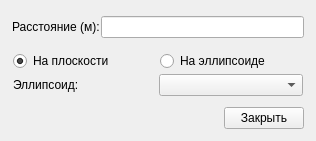
<?xml version="1.0" encoding="UTF-8"?>
<ui version="4.0">
 <class>MeasurementForm</class>
 <widget class="QWidget" name="MeasurementForm">
  <property name="geometry">
   <rect>
    <x>0</x>
    <y>0</y>
    <width>316</width>
    <height>141</height>
   </rect>
  </property>
  <property name="sizePolicy">
   <sizepolicy hsizetype="Preferred" vsizetype="Preferred">
    <horstretch>0</horstretch>
    <verstretch>0</verstretch>
   </sizepolicy>
  </property>
  <property name="windowTitle">
   <string>Form</string>
  </property>
  <property name="styleSheet">
   <string notr="true">QFrame {
    border: none;
    /* или */
    border: 0px solid transparent;
}</string>
  </property>
  <layout class="QVBoxLayout" name="verticalLayout">
   <item>
    <widget class="QFrame" name="frame">
     <property name="frameShape">
      <enum>QFrame::StyledPanel</enum>
     </property>
     <property name="frameShadow">
      <enum>QFrame::Raised</enum>
     </property>
     <layout class="QHBoxLayout" name="horizontalLayout">
      <property name="spacing">
       <number>1</number>
      </property>
      <property name="leftMargin">
       <number>1</number>
      </property>
      <property name="topMargin">
       <number>1</number>
      </property>
      <property name="rightMargin">
       <number>1</number>
      </property>
      <property name="bottomMargin">
       <number>1</number>
      </property>
      <item>
       <widget class="QLabel" name="label">
        <property name="text">
         <string>Расстояние (м):</string>
        </property>
       </widget>
      </item>
      <item>
       <widget class="QLineEdit" name="lineEditDistance"/>
      </item>
     </layout>
    </widget>
   </item>
   <item>
    <widget class="QFrame" name="frame_2">
     <property name="sizePolicy">
      <sizepolicy hsizetype="Preferred" vsizetype="Preferred">
       <horstretch>0</horstretch>
       <verstretch>0</verstretch>
      </sizepolicy>
     </property>
     <property name="frameShape">
      <enum>QFrame::StyledPanel</enum>
     </property>
     <property name="frameShadow">
      <enum>QFrame::Raised</enum>
     </property>
     <layout class="QVBoxLayout" name="verticalLayout_2">
      <property name="spacing">
       <number>1</number>
      </property>
      <property name="leftMargin">
       <number>1</number>
      </property>
      <property name="topMargin">
       <number>1</number>
      </property>
      <property name="rightMargin">
       <number>1</number>
      </property>
      <property name="bottomMargin">
       <number>1</number>
      </property>
      <item>
       <widget class="QFrame" name="frame_3">
        <property name="frameShape">
         <enum>QFrame::StyledPanel</enum>
        </property>
        <property name="frameShadow">
         <enum>QFrame::Raised</enum>
        </property>
        <layout class="QHBoxLayout" name="horizontalLayout_2">
         <property name="spacing">
          <number>4</number>
         </property>
         <property name="leftMargin">
          <number>1</number>
         </property>
         <property name="topMargin">
          <number>1</number>
         </property>
         <property name="rightMargin">
          <number>1</number>
         </property>
         <property name="bottomMargin">
          <number>1</number>
         </property>
         <item>
          <widget class="QRadioButton" name="radioButtonCartesian">
           <property name="text">
            <string>На плоскости</string>
           </property>
           <property name="checked">
            <bool>true</bool>
           </property>
          </widget>
         </item>
         <item>
          <widget class="QRadioButton" name="radioButtonGeodesical">
           <property name="text">
            <string>На эллипсоиде</string>
           </property>
          </widget>
         </item>
        </layout>
       </widget>
      </item>
      <item>
       <widget class="QFrame" name="frameEllipsoid">
        <property name="frameShape">
         <enum>QFrame::StyledPanel</enum>
        </property>
        <property name="frameShadow">
         <enum>QFrame::Raised</enum>
        </property>
        <layout class="QHBoxLayout" name="horizontalLayout_3">
         <property name="spacing">
          <number>1</number>
         </property>
         <property name="leftMargin">
          <number>1</number>
         </property>
         <property name="topMargin">
          <number>1</number>
         </property>
         <property name="rightMargin">
          <number>1</number>
         </property>
         <property name="bottomMargin">
          <number>10</number>
         </property>
         <item>
          <widget class="QLabel" name="label_2">
           <property name="text">
            <string>Эллипсоид:</string>
           </property>
          </widget>
         </item>
         <item>
          <widget class="EllipsoidComboBox" name="comboBox"/>
         </item>
        </layout>
       </widget>
      </item>
      <item alignment="Qt::AlignRight">
       <widget class="QPushButton" name="pushButtonExit">
        <property name="sizePolicy">
         <sizepolicy hsizetype="Preferred" vsizetype="Fixed">
          <horstretch>0</horstretch>
          <verstretch>0</verstretch>
         </sizepolicy>
        </property>
        <property name="text">
         <string>Закрыть</string>
        </property>
        <property name="icon">
         <iconset resource="../icons.qrc">
          <normaloff>:/images/icons/common/remove_icon_black_with_border.png</normaloff>:/images/icons/common/remove_icon_black_with_border.png</iconset>
        </property>
       </widget>
      </item>
     </layout>
    </widget>
   </item>
  </layout>
 </widget>
 <customwidgets>
  <customwidget>
   <class>EllipsoidComboBox</class>
   <extends>QComboBox</extends>
   <header>ellipsoidcombobox.h</header>
  </customwidget>
 </customwidgets>
 <resources>
  <include location="../icons.qrc"/>
 </resources>
 <connections/>
</ui>
